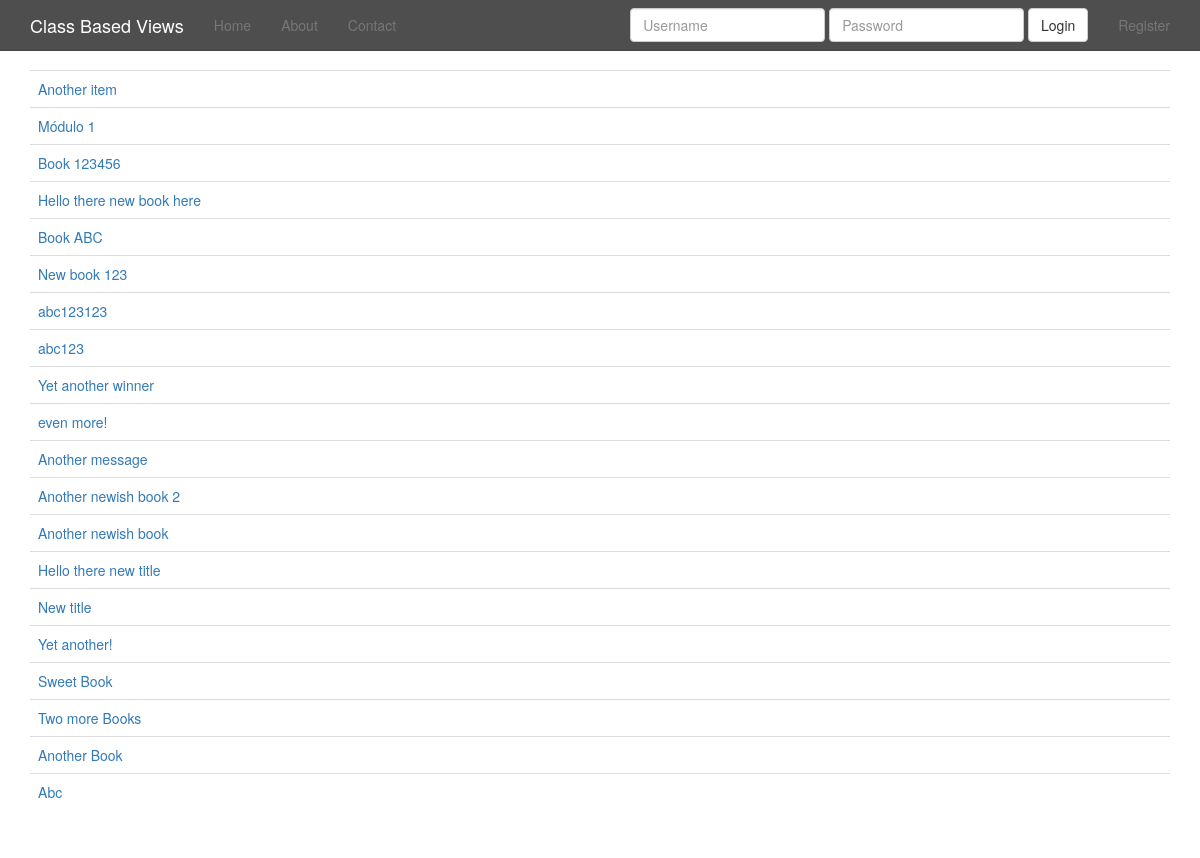
/book/, run on the app's committed database.
### dashboard/models.py (models this page shows)
class Book(models.Model):
	added_by = models.ForeignKey(settings.AUTH_USER_MODEL, null=True, blank=True, related_name='book_add')
	last_edited_by = models.ForeignKey(settings.AUTH_USER_MODEL, null=True, blank=True,  related_name='book_edit')
	title = models.CharField(max_length=120)
	description = models.TextField(null=True, blank=True)
	slug = models.SlugField(unique=True)
	updated = models.DateTimeField(auto_now_add=False, auto_now=True)
	timestamp = models.DateTimeField(auto_now_add=True, auto_now=False)
	class Meta:
		ordering = ["-timestamp", "-updated"]
	def __unicode__(self):
		return self.title
	def get_absolute_url(self):
		return reverse("book_detail", kwargs={"slug": self.slug})

### dashboard/views.py (the view)
# urls.py: url(r'^book/$', BookListView.as_view(), name='book_list'),
class BookListView(ListView):
	model = Book

### dashboard/templates/dashboard/book_list.html
{% extends "base.html" %}
{% block content %}
<table class='table'>
{% for object in object_list %}
<tr><td><a href="{{ object.get_absolute_url }}">{{ object }}</a></td></tr>
{% endfor %}
</table>
{% endblock %}

### static_in_pro/our_static/css/navbar-static-top.css (style rules this page uses)
body { min-height: 1000px; }

### data on the page
Book: title "Another item"
Book: title "Módulo 1"
Book: title "Book 123456"
Book: title "Hello there new book here"
Book: title "Book ABC"
Book: title "New book 123"
Book: title "abc123123"
Book: title "abc123"
Book: title "Yet another winner"
Book: title "even more!"
Book: title "Another message"
Book: title "Another newish book 2"
Book: title "Another newish book"
Book: title "Hello there new title"
Book: title "New title"
Book: title "Yet another!"
Book: title "Sweet Book"
Book: title "Two more Books"
Book: title "Another Book"
Book: title "Abc"
